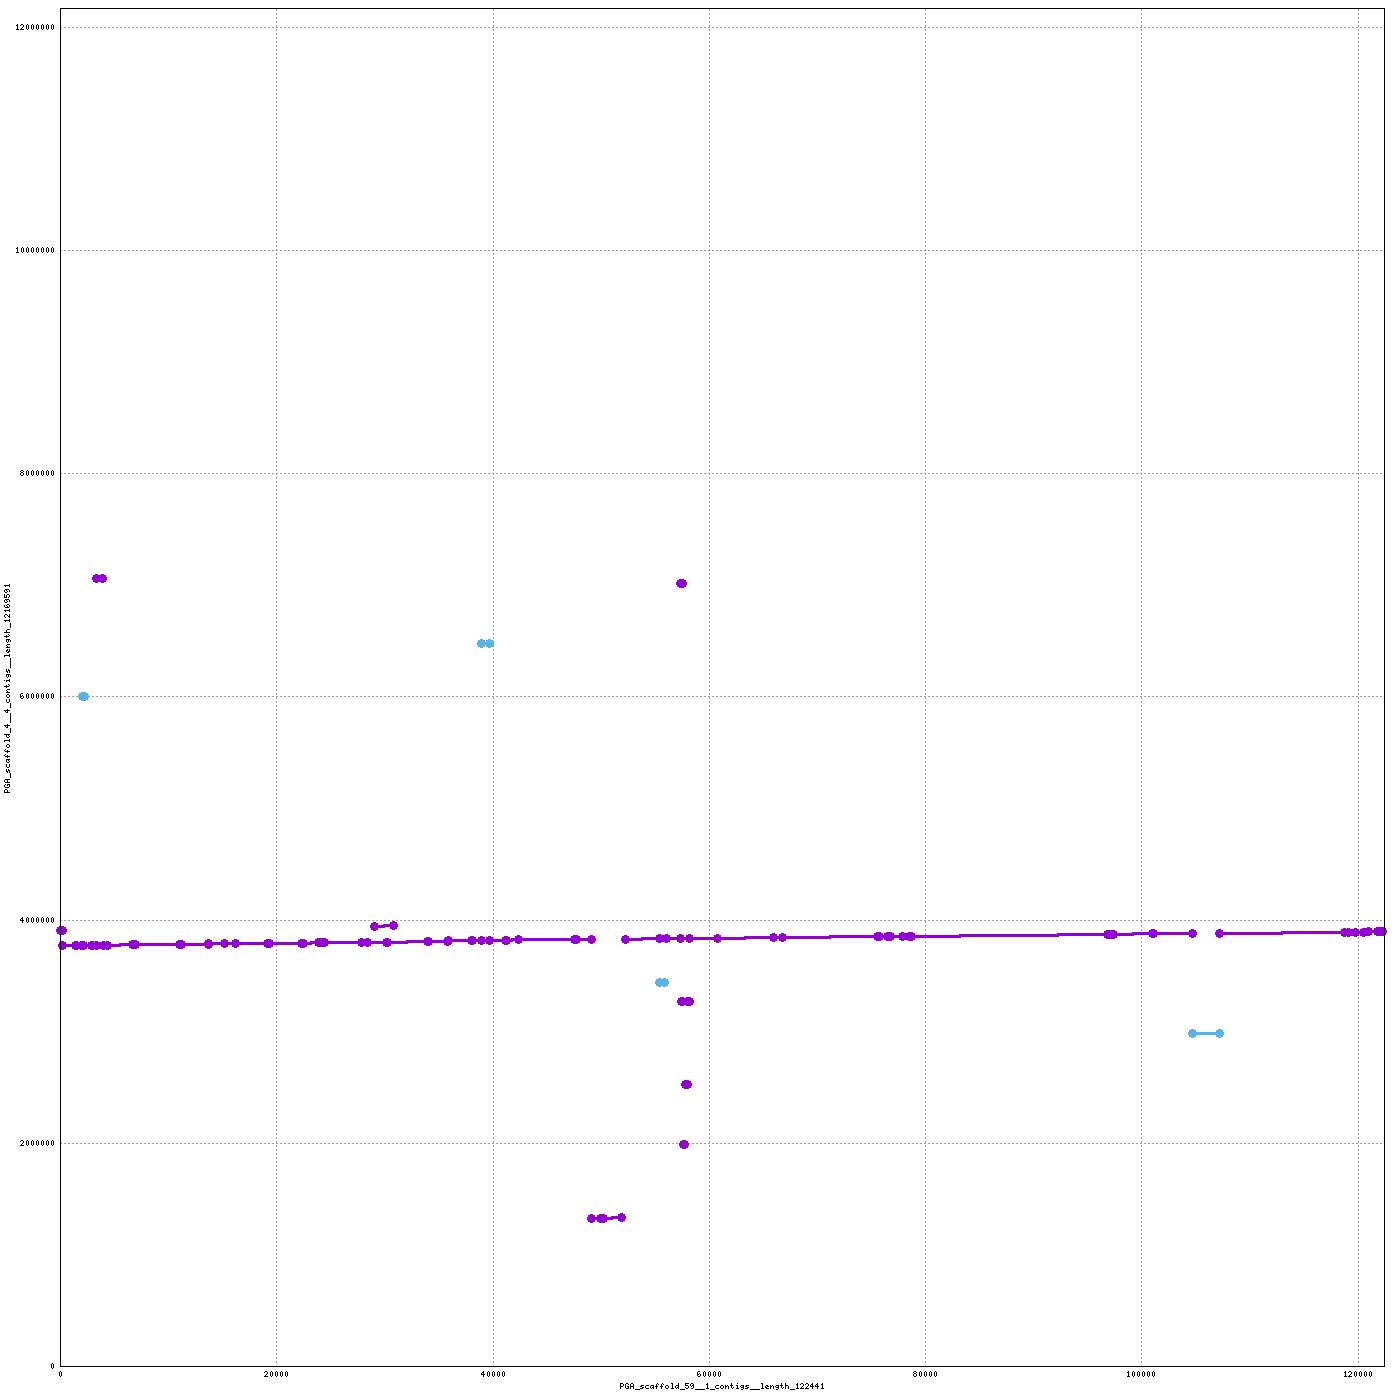

gnuplot code for this plot:
set terminal png tiny size 1400,1400
set output "/home/mike/Desktop/scripts/snakes/plot_pairs/hiCversion1.linear/nucmer/nucmer.117.png"
set size 1,1
set grid
unset key
set border 15
set tics scale 0
set xlabel "PGA_scaffold_59__1_contigs__length_122441"
set ylabel "PGA_scaffold_4__4_contigs__length_12169591"
set format "%.0f"
set mouse format "%.0f"
set mouse mouseformat "[%.0f, %.0f]"
if(GPVAL_VERSION < 5) set mouse clipboardformat "[%.0f, %.0f]"
set xrange [1:122441]
set yrange [1:12169591]
set style line 1  lt 1 lw 3 pt 6 ps 1
set style line 2  lt 3 lw 3 pt 6 ps 1
set style line 3  lt 2 lw 3 pt 6 ps 1
plot \
 "/home/mike/Desktop/scripts/snakes/plot_pairs/hiCversion1.linear/nucmer/nucmer.117.fplot" title "FWD" w lp ls 1, \
 "/home/mike/Desktop/scripts/snakes/plot_pairs/hiCversion1.linear/nucmer/nucmer.117.rplot" title "REV" w lp ls 2
